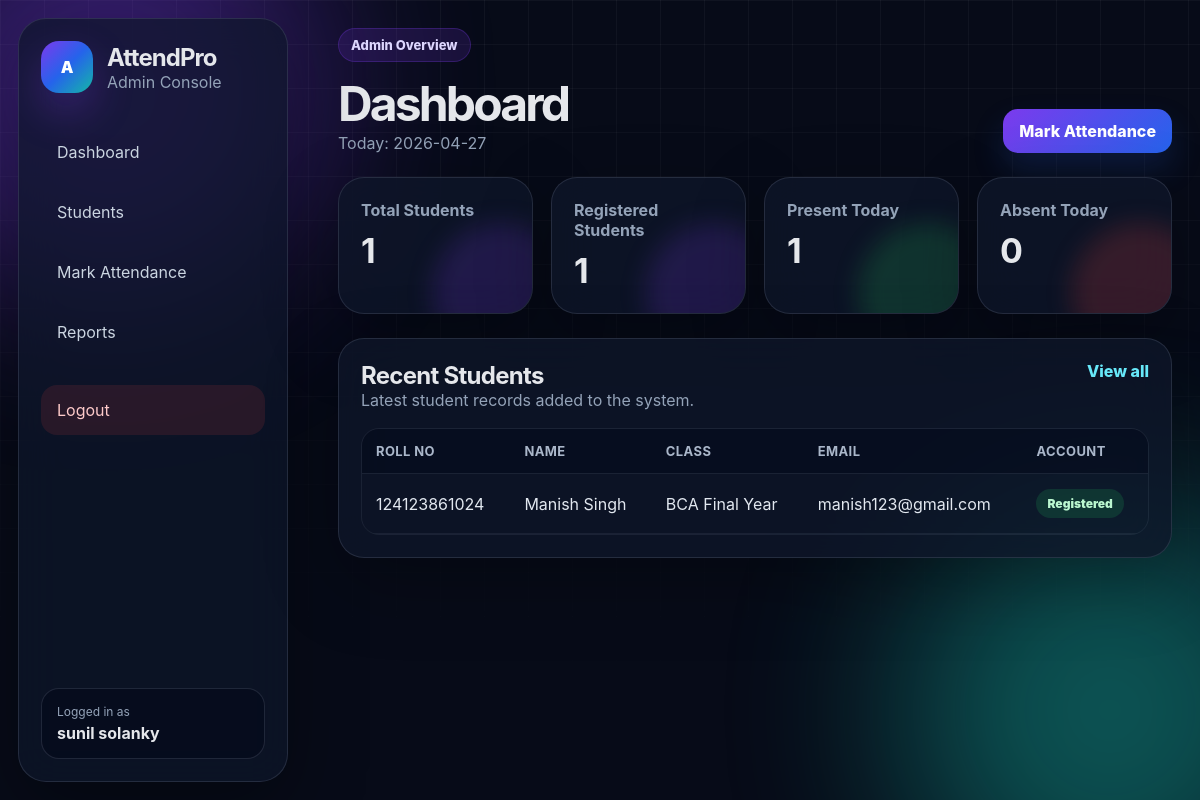
The page /admin/dashboard (signed in) on the database its author committed.
### tables this page shows
CREATE TABLE students (
            id INTEGER PRIMARY KEY AUTOINCREMENT,
            roll_no TEXT UNIQUE NOT NULL,
            name TEXT NOT NULL,
            class_name TEXT NOT NULL,
            email TEXT UNIQUE,
            phone TEXT,
            password_hash TEXT,
            created_at TEXT DEFAULT CURRENT_TIMESTAMP
        );

### app.py (the view)
@app.route("/admin/dashboard")
@login_required("admin")
def admin_dashboard():
    today = date.today().isoformat()
    conn = get_db()
    total_students = conn.execute("SELECT COUNT(*) AS count FROM students").fetchone()["count"]
    registered_students = conn.execute(
        "SELECT COUNT(*) AS count FROM students WHERE password_hash IS NOT NULL"
    ).fetchone()["count"]
    present_today = conn.execute(
        "SELECT COUNT(*) AS count FROM attendance WHERE attendance_date = ? AND status = 'Present'",
        (today,)
    ).fetchone()["count"]
    absent_today = conn.execute(
        "SELECT COUNT(*) AS count FROM attendance WHERE attendance_date = ? AND status = 'Absent'",
        (today,)
    ).fetchone()["count"]
    recent_students = conn.execute(
        "SELECT * FROM students ORDER BY id DESC LIMIT 6"
    ).fetchall()
    conn.close()
    return render_template(
        "admin_dashboard.html",
        today=today,
        total_students=total_students,
        registered_students=registered_students,
        present_today=present_today,
        absent_today=absent_today,
        recent_students=recent_students
    )

### app.py (called while the page is built)
def get_db():
    conn = sqlite3.connect(DB_PATH)
    conn.row_factory = sqlite3.Row
    conn.execute("PRAGMA foreign_keys = ON")
    return conn

def login_required(role=None):
    def decorator(view_func):
        @wraps(view_func)
        def wrapper(*args, **kwargs):
            if "user_id" not in session:
                flash("Please login first.", "warning")
                return redirect(url_for("index"))
            if role and session.get("role") != role:
                flash("You do not have permission to access that page.", "danger")
                return redirect(url_for("index"))
            return view_func(*args, **kwargs)
        return wrapper
    return decorator

@app.context_processor
def inject_user():
    return {
        "current_role": session.get("role"),
        "current_user": session.get("username") or session.get("student_name")
    }

### templates/admin_dashboard.html
{% extends "base.html" %}
{% block content %}
<div class="page-header">
    <div>
        <span class="page-kicker">Admin Overview</span>
        <h1>Dashboard</h1>
        <p>Today: {{ today }}</p>
    </div>
    <a href="{{ url_for('mark_attendance') }}" class="btn primary">Mark Attendance</a>
</div>
<section class="stats-grid">
    <div class="stat-card">
        <p>Total Students</p>
        <h2>{{ total_students }}</h2>
    </div>
    <div class="stat-card">
        <p>Registered Students</p>
        <h2>{{ registered_students }}</h2>
    </div>
    <div class="stat-card success-stat">
        <p>Present Today</p>
        <h2>{{ present_today }}</h2>
    </div>
    <div class="stat-card danger-stat">
        <p>Absent Today</p>
        <h2>{{ absent_today }}</h2>
    </div>
</section>
<section class="card">
    <div class="section-title">
        <div>
            <h2>Recent Students</h2>
            <p>Latest student records added to the system.</p>
        </div>
        <a href="{{ url_for('admin_students') }}" class="link-highlight">View all</a>
    </div>
    <div class="table-wrap">
        <table>
            <thead>
                <tr>
                    <th>Roll No</th>
                    <th>Name</th>
                    <th>Class</th>
                    <th>Email</th>
                    <th>Account</th>
                </tr>
            </thead>
            <tbody>
                {% for student in recent_students %}
                <tr>
                    <td>{{ student.roll_no }}</td>
                    <td>{{ student.name }}</td>
                    <td>{{ student.class_name }}</td>
                    <td>{{ student.email or "-" }}</td>
                    <td>
                        {% if student.password_hash %}
                        <span class="status present">Registered</span>
                        {% else %}
                        <span class="status not-marked">Not Registered</span>
                        {% endif %}
                    </td>
                </tr>
                {% else %}
                <tr>
                    <td colspan="5" class="empty">No students added yet.</td>
                </tr>
                {% endfor %}
            </tbody>
        </table>
    </div>
</section>
{% endblock %}

### static/css/style.css (style rules this page uses)
* { margin: 0; padding: 0; box-sizing: border-box; font-family: Inter, Segoe UI, Arial, sans-serif; }
:root { --bg: #070b18; --panel: rgba(15, 23, 42, 0.78); --panel-strong: rgba(15, 23, 42, 0.92); --border: rgba(148, 163, 184, 0.18); --text: #e5e7eb; --muted: #94a3b8; --primary: #7c3aed; --primary-2: #2563eb; --teal: #14b8a6; --green: #22c55e; --red: #ef4444; --amber: #f59e0b; }
body { min-height: 100vh; background: var(--bg); color: var(--text); overflow-x: hidden; }
a { color: inherit; text-decoration: none; }
.brand p, .muted, .page-header p, .card-subtitle, .section-title p, .student-hero p, .profile-info small { color: var(--muted); }
.hero-card, .auth-card, .card, .stat-card, .student-hero { background: var(--panel); border: 1px solid var(--border); backdrop-filter: blur(24px); box-shadow: 0 25px 75px rgba(0, 0, 0, 0.28); }
.hero-kicker, .page-kicker { display: inline-flex; align-items: center; width: fit-content; padding: 8px 12px; border-radius: 999px; color: #ddd6fe; background: rgba(124, 58, 237, 0.16); border: 1px solid rgba(124, 58, 237, 0.26); font-size: 13px; font-weight: 800; margin-bottom: 12px; }
.btn { display: inline-flex; align-items: center; justify-content: center; border: 0; padding: 12px 16px; border-radius: 15px; background: rgba(148, 163, 184, 0.14); color: white; cursor: pointer; transition: 0.25s ease; font-weight: 800; white-space: nowrap; }
.btn.primary { background: linear-gradient(135deg, var(--primary), var(--primary-2)); box-shadow: 0 16px 32px rgba(37, 99, 235, 0.18); }
.auth-links a, .link-highlight { color: #67e8f9; font-weight: 800; }
.page-header { display: flex; justify-content: space-between; align-items: end; gap: 18px; margin-bottom: 24px; }
.page-header h1 { font-size: clamp(32px, 4vw, 48px); letter-spacing: -0.06em; }
.stats-grid { display: grid; grid-template-columns: repeat(4, 1fr); gap: 18px; margin-bottom: 24px; }
.stat-card, .card, .student-hero { border-radius: 26px; padding: 22px; }
.stat-card { position: relative; overflow: hidden; }
.stat-card::after { content: ""; position: absolute; inset: auto -40px -50px auto; width: 140px; height: 140px; border-radius: 999px; background: rgba(124, 58, 237, 0.18); filter: blur(12px); }
.success-stat::after { background: rgba(34, 197, 94, 0.18); }
.danger-stat::after { background: rgba(239, 68, 68, 0.18); }
.stat-card p { color: var(--muted); font-weight: 700; }
.stat-card h2 { margin-top: 10px; font-size: 34px; letter-spacing: -0.04em; }
.section-title { display: flex; justify-content: space-between; align-items: start; gap: 16px; margin-bottom: 18px; }
.section-title h2, .card h2 { font-size: 24px; letter-spacing: -0.03em; }
.table-wrap { overflow-x: auto; border-radius: 18px; border: 1px solid rgba(148, 163, 184, 0.11); }
table { width: 100%; border-collapse: collapse; min-width: 760px; }
th { text-align: left; color: #aab7ca; font-size: 13px; letter-spacing: 0.03em; text-transform: uppercase; padding: 14px; background: rgba(2, 6, 23, 0.42); border-bottom: 1px solid rgba(148, 163, 184, 0.14); }
td { padding: 15px 14px; border-bottom: 1px solid rgba(148, 163, 184, 0.10); color: #e2e8f0; }
.status { display: inline-flex; align-items: center; justify-content: center; padding: 7px 11px; border-radius: 999px; font-weight: 900; font-size: 12px; }
.status.present { background: rgba(34, 197, 94, 0.16); color: #bbf7d0; }

### rows shown on the page
students: roll_no "124123861024", name "Manish Singh", class_name "BCA Final Year", email "manish123@gmail.com", shows "Registered"

### other values the page prints
{{ "Admin Console" if current_role == "admin" else "Student Portal" }} "Admin Console"
{{ current_user }} "sunil solanky"
{{ total_students }} "1"
{{ registered_students }} "1"
{{ present_today }} "1"
{{ absent_today }} "0"
